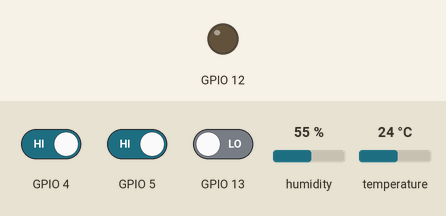
This sketch was run on a simulated ESP8266 (NodeMCU). Shown: output pins drawn as LEDs (lit = HIGH). The test bench sets the inputs (shaded band); at power-on: GPIO 4 HIGH, GPIO 5 HIGH, GPIO 13 LOW, humidity 55 %, temperature 24 °C. WiFi joins after 1.5 s; servers stay silent unless stated.

Above: at 3.0 s.
3.1 s: GPIO 4 driven LOW
At 3.25 s:
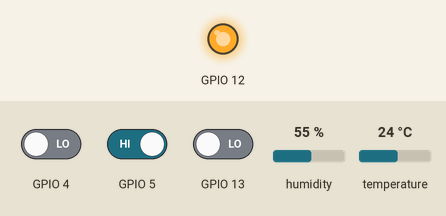
6.6 s: GPIO 5 driven LOW
Timing chart, 0 to 9.6 s (numbered marks = the images above; inputs shaded):
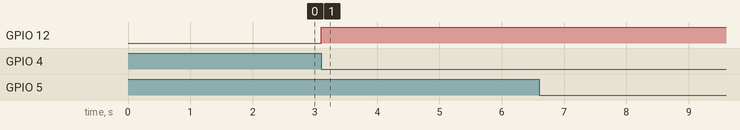

The sketch:

esp8266_temp_blynk_fire_water_door.ino
```cpp
#include "DHT.h"
#define DHTPIN 14
#define DHTTYPE DHT22
DHT dht(DHTPIN, DHTTYPE);


float t,h;
int val;


#define BLYNK_PRINT Serial
#define BLYNK_TEMPLATE_ID "TMPL3tWPJ6QI-"
#define BLYNK_TEMPLATE_NAME "home automation"
#define BLYNK_AUTH_TOKEN "BSpnJtjQEe-O3hdrA5QAlt_epaZ9I8GB"
#include <ESP8266WiFi.h>
#include <BlynkSimpleEsp8266.h>


char auth[] = BLYNK_AUTH_TOKEN;


char ssid[] = "iotdata";
char pass[] = "12345678";

void setup()
{
  // Debug console
  Serial.begin(9600);
  pinMode(5,INPUT);
  pinMode(4,INPUT);
  pinMode(13,INPUT);
  pinMode(12,OUTPUT);

  Blynk.begin(auth, ssid, pass);
  dht.begin();

}


void loop()
{

  int a = digitalRead(5);
  if(a == LOW)
  {
     Blynk.virtualWrite(V1,1);
     digitalWrite(12,HIGH);
     delay(300);
     digitalWrite(12,LOW);
  }
  else
  {
    Blynk.virtualWrite(V1,0);
  }

   int b = digitalRead(4);
  if(b == LOW)
  {
     Blynk.virtualWrite(V2,1);
     digitalWrite(12,HIGH);
     delay(300);
     digitalWrite(12,LOW);
  }
  else
  {
    Blynk.virtualWrite(V2,0);
  }

 int c = digitalRead(13);
  if(c == HIGH)
  {
     Blynk.virtualWrite(V3,1);

  }
  else
  {
    Blynk.virtualWrite(V3,0);
  }
   t = dht.readTemperature();
   h = dht.readHumidity();
   Blynk.virtualWrite(V0,t);
    Blynk.virtualWrite(V4,h);


  Blynk.run();

}
```

Measured:
- after the input at 3.1 s, GPIO 12: LOW → HIGH at once
